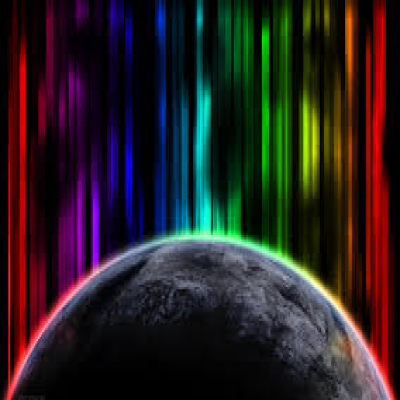
#> input picture MultiMedia/Ass-8/data/rgb1_mod.png, 400 x 400 px
$ python p2.py
#> lines starting #> are read from the running program, lines starting #| are printed output that depends on the picture
from PIL import Image
import numpy as np

def prepare_image(image_path, image_type):
    """
    Convert an image to the desired format: black & white, grayscale, or RGB.

    Parameters:
        image_path (str): Path to the input image (e.g., PNG).
        image_type (str): One of 'bw', 'gray', or 'rgb'.

    Returns:
        data (np.ndarray): Processed image data as a flat byte array.
        shape (tuple): Original image shape.
        mode (str): Mode after conversion.
    """
#> called with image_path = './data/rgb1_mod.png', image_type = 'gray'
    image = Image.open(image_path)
#> image is the input picture: PIL image 400x400 RGB; mean R, G, B 40.1, 31.8, 32.5

    if image_type == 'bw':
        # Convert to grayscale then threshold to black and white (1-bit)
        gray = image.convert('L')
        bw = gray.point(lambda x: 0 if x < 128 else 255, '1')  # 1-bit per pixel
        data = np.packbits(np.array(bw).astype(np.uint8))  # Compress bits into bytes
        mode = '1'
        shape = bw.size  # width, height

    elif image_type == 'gray':
        gray = image.convert('L')  # 8-bit grayscale
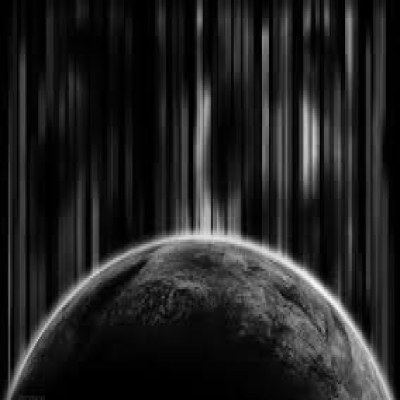
#> gray: PIL image 400x400 L; min 0, max 249, mean 34.4
        data = np.array(gray).astype(np.uint8).flatten()
        mode = 'L'
        shape = gray.size
#> shape = (400, 400)

    elif image_type == 'rgb':
        rgb = image.convert('RGB')  # Ensure it's in RGB
        data = np.array(rgb).astype(np.uint8).flatten()
        mode = 'RGB'
        shape = rgb.size

    else:
        raise ValueError("image_type must be one of: 'bw', 'gray', 'rgb'")

    return data, shape, mode


import numpy as np
from collections import Counter, defaultdict
from bitarray import bitarray
import heapq

# Step 1: Burrows-Wheeler Transform (Simplified for small data)
def bwst_transform(data: bytes) -> bytes:
    n = len(data)
    rotations = [data[i:] + data[:i] for i in range(n)]
    sorted_rotations = sorted(rotations)
    return bytes([rot[-1] for rot in sorted_rotations])

# Step 2: Dynamic Byte Remapping
# [27 lines left out: functions remap_bytes, vertical_bit_reading, bit_rle, not called in this run]

# Step 5: Huffman Encoding for RLE runs
class HuffmanNode:
    # [5 lines left out: function __init__, not called in this run]

    def __lt__(self, other):
        return self.freq < other.freq

# [31 lines left out: functions build_huffman_tree, generate_huffman_codes, huffman_encode, not called in this run]

# Wrapper Function for Full Compression
def improved_rle_compression(data: bytes):
    step1 = bwst_transform(data)
    step2, byte_map = remap_bytes(step1)
    step3 = vertical_bit_reading(step2)
    step4 = bit_rle(step3)
    step5, huff_codes = huffman_encode(step4)
    return step5, {
        "original_size": len(data),
        "compressed_bits": len(step5),
        "byte_map": byte_map,
        "huffman_codes": huff_codes
    }


if __name__=="__main__":
	from PIL import Image
	from io import BytesIO

	# Example: Use the prepare_image function from earlier
	data, shape, mode = prepare_image("./data/rgb1_mod.png", "gray")
#> shape = (400, 400); mode = 'L'

	# Run Improved RLE Compression
#> (the run stopped early here; a loop or call above may not have finished)

$ run again, with MultiMedia/Ass-8/data/rgb2_mod.png copied over MultiMedia/Ass-8/data/rgb1_mod.png
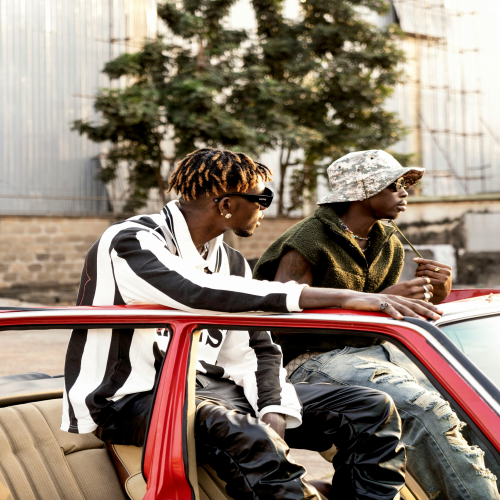
#> input picture MultiMedia/Ass-8/data/rgb2_mod.png, 500 x 500 px
#> in prepare_image, image is the input picture: PIL image 500x500 RGB; mean R, G, B 142.3, 126.6, 113
#> in prepare_image, `gray = image.convert('L')`:
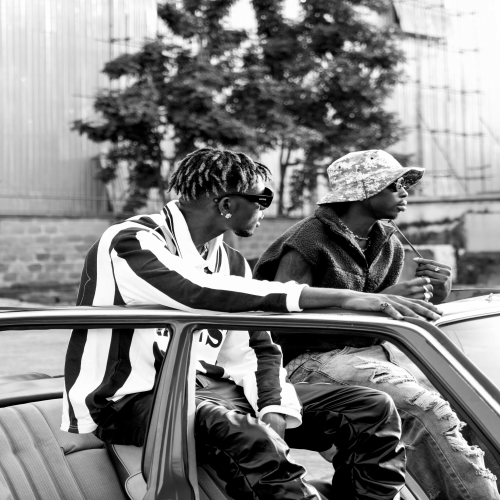
#> gray: PIL image 500x500 L; min 0, max 255, mean 129.7
#> `data, shape, mode = prepare_image("./data/rgb1_mod.png", "gray")`: shape = (500, 500); mode = 'L'
